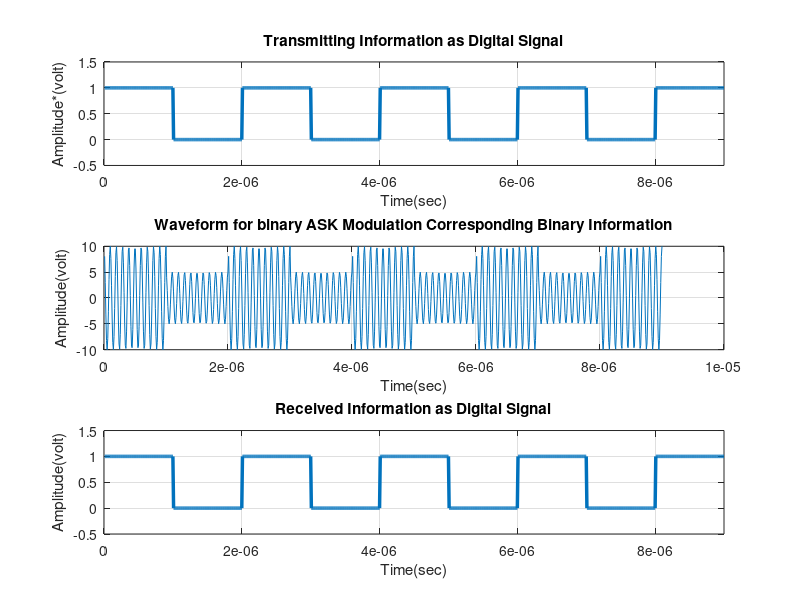

This figure's MATLAB source:
clc;
close all;
clear all;
x=[1 0 1 0 1 0 1 0 1];
bp=0.000001;
disp('Binary Information at transmitter');
disp(x);

%Representation of Transmitting binary information as digital signal
bit=[];
for n=1:1:length(x)
    if x(n)==1
        se=ones(1,100);
    else
         x(n)==0
        se=zeros(1,100);
    end
    bit=[bit se];
end
t1=bp/100:bp/100:100*length(x)*(bp/100);

subplot(311)
plot(t1,bit,'linewidth',2.5);
grid on;

axis([0 bp*length(x) -0.5 1.5]);
ylabel('Amplitude*(volt)');
xlabel('Time(sec)');
title('Transmitting Information as Digital Signal');

%Binary ASK Modulation
A1=10;
A2=5;
br=1/bp;
f=br*10;    
t2=bp/99:bp/99:bp;
ss=length(t2);
m=[];
for(i=1:1:length(x))
    if x(i)==1
        y=A1*cos(2*pi*f*t2);
    else 
        y=A2*cos(2*pi*f*t2);
    end
    m=[m y];
end

t3=bp/99:bp/99:bp*length(x);
subplot(312)
plot(t3,m);
grid on;
xlabel('Time(sec)');
ylabel('Amplitude(volt)');
title('Waveform for binary ASK Modulation Corresponding Binary Information');

%Binary ASK Demodulation
mn=[];
for n=ss:ss:length(m)
    t=bp/99:bp/99:bp;
    y=cos(2*pi*f*t);
    mm=y.*m((n-(ss-1)):n);
    t4=bp/99:bp/99:bp;
    z=trapz(t4,mm);
    zz=round((2*z/bp));
    if(zz>7.5)
        a=1;
    else
        a=0;
    end
    mn=[mn a];
end

disp('Binary Information at Receiver');
disp(mn);

%Representation of Binary Data Into Digital Signal
bit=[];
for n=1:1:length(mn)
    if mn(n)==1
        se=ones(1,100);
    else
         
        se=zeros(1,100);
    end
    bit=[bit se];
end
t4=bp/100:bp/100:100*length(mn)*(bp/100);

subplot(313)
plot(t4,bit,'linewidth',2.5);
grid on;

axis([0 bp*length(mn) -0.5 1.5]);
ylabel('Amplitude(volt)');
xlabel('Time(sec)');
title('Received Information as Digital Signal');



